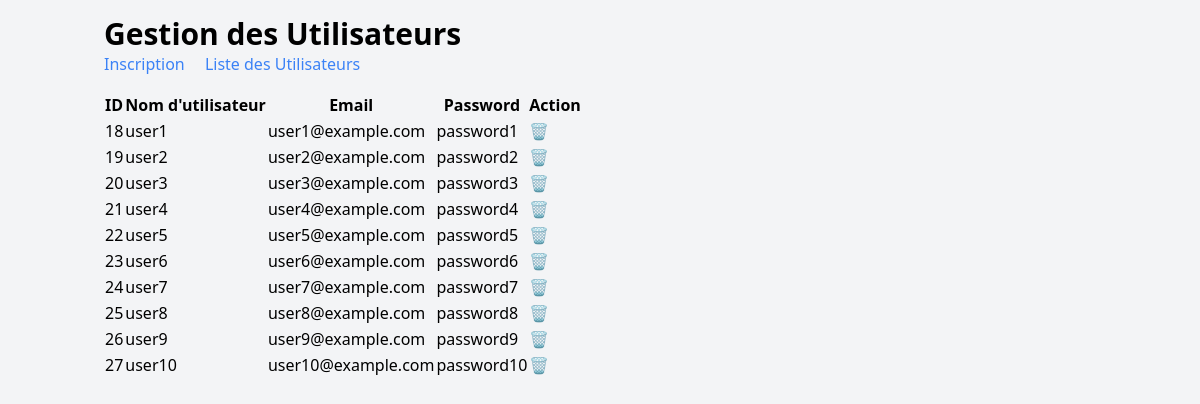
The page / on the database its author committed.
### tables this page shows
CREATE TABLE IF NOT EXISTS `users` (
  `id` int NOT NULL AUTO_INCREMENT,
  `username` varchar(50) NOT NULL,
  `email` varchar(100) NOT NULL,
  `password` varchar(255) NOT NULL,
  `created_at` timestamp NULL DEFAULT CURRENT_TIMESTAMP,
  PRIMARY KEY (`id`)
);

### index.php (the view, shortened to what this page needs)
<?php
require_once 'config.php';
$sql = "SELECT id,username,email,password FROM users";
$result = $conn->query($sql);
?>
<?php if ($result->num_rows > 0) : ?>
    <table>
        <tr>
            <th>ID</th>
            <th>Nom d'utilisateur</th>
            <th>Email</th>
            <th>Password</th>
            <th>Action</th>
        </tr>
        <?php while ($row = $result->fetch_assoc()) : ?>
            <tr>
                <td><?php echo $row['id'] ?> </td>
                <td>
                    <a href="form_update.php?id=<?= $row['id'] ?>">
                        <?= $row['username'] ?>
                    </a>
                </td>
                <td><?= $row['email'] ?></td>
                <td><?= $row['password'] ?></td>
                <td>
                    <a href="delete.php?id=<?= $row['id'] ?>">🗑️</a>
                </td>
            </tr>
        <?php endwhile ?>
    </table>
<?php else : ?>
    <p> pas de resultat </p>
<?php endif;
$content = ob_get_clean();
require 'layout.php';

### layout.php (shortened to what this page needs)
<!DOCTYPE html>
<html>
<head>
<link rel="stylesheet" href="output.css">
</head>
<body class="bg-gray-100">
    <div class="container mx-auto p-4">
        <header class="mb-4">
            <h1 class="text-3xl font-bold">Gestion des Utilisateurs</h1>
            <nav>
                <a href="form_add.php" class="text-blue-500 hover:underline">Inscription</a>
                <a href="index.php" class="text-blue-500 hover:underline ml-4">Liste des Utilisateurs</a>
            </nav>
        </header>
        <main>
            <?php echo $content ?>
        </main>
    </div>
</body>
</html>

### rows shown on the page
users: id "18", username "user1", email "user1@example.com", password "password1"
users: id "19", username "user2", email "user2@example.com", password "password2"
users: id "20", username "user3", email "user3@example.com", password "password3"
users: id "21", username "user4", email "user4@example.com", password "password4"
users: id "22", username "user5", email "user5@example.com", password "password5"
users: id "23", username "user6", email "user6@example.com", password "password6"
users: id "24", username "user7", email "user7@example.com", password "password7"
users: id "25", username "user8", email "user8@example.com", password "password8"
users: id "26", username "user9", email "user9@example.com", password "password9"
users: id "27", username "user10", email "user10@example.com", password "password10"
